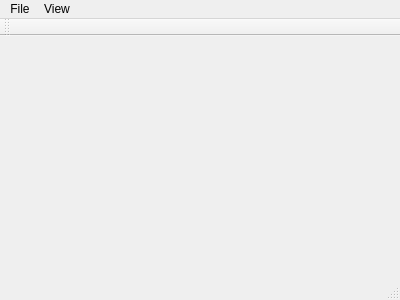
<?xml version="1.0" encoding="UTF-8"?>
<ui version="4.0">
 <class>MainWindow</class>
 <widget class="QMainWindow" name="MainWindow">
  <property name="geometry">
   <rect>
    <x>0</x>
    <y>0</y>
    <width>400</width>
    <height>300</height>
   </rect>
  </property>
  <property name="windowTitle">
   <string>MainWindow</string>
  </property>
  <widget class="QWidget" name="centralWidget">
   <layout class="QVBoxLayout" name="verticalLayout">
    <item>
     <widget class="QWidget" name="mainwindowView" native="true"/>
    </item>
   </layout>
  </widget>
  <widget class="QMenuBar" name="menuBar">
   <property name="geometry">
    <rect>
     <x>0</x>
     <y>0</y>
     <width>400</width>
     <height>22</height>
    </rect>
   </property>
   <widget class="QMenu" name="menuFile">
    <property name="title">
     <string>File</string>
    </property>
    <addaction name="separator"/>
    <addaction name="actionOpen"/>
    <addaction name="actionQuit"/>
   </widget>
   <widget class="QMenu" name="menuView">
    <property name="title">
     <string>View</string>
    </property>
    <addaction name="actionRoad_Signs"/>
    <addaction name="actionTraffic_Lights"/>
    <addaction name="actionSign_References"/>
    <addaction name="actionPlayer_Names"/>
   </widget>
   <addaction name="menuFile"/>
   <addaction name="menuView"/>
  </widget>
  <widget class="QToolBar" name="mainToolBar">
   <attribute name="toolBarArea">
    <enum>TopToolBarArea</enum>
   </attribute>
   <attribute name="toolBarBreak">
    <bool>false</bool>
   </attribute>
  </widget>
  <widget class="QStatusBar" name="statusBar"/>
  <action name="actionOpen">
   <property name="text">
    <string>Open</string>
   </property>
  </action>
  <action name="actionQuit">
   <property name="text">
    <string>Quit</string>
   </property>
  </action>
  <action name="actionRoad_Signs">
   <property name="text">
    <string>Road Signs</string>
   </property>
  </action>
  <action name="actionTraffic_Lights">
   <property name="text">
    <string>Traffic Lights</string>
   </property>
  </action>
  <action name="actionSign_References">
   <property name="text">
    <string>Sign References</string>
   </property>
  </action>
  <action name="actionPlayer_Names">
   <property name="text">
    <string>Player Names</string>
   </property>
  </action>
 </widget>
 <layoutdefault spacing="6" margin="11"/>
 <resources/>
 <connections/>
</ui>
